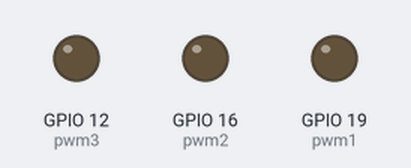
The program below on a simulated Raspberry Pi (BCM pin numbers). Shown: output pins drawn as LEDs (lit = HIGH).

Above: at 0.05 s.
Timing chart, 0 to 3.0 s (numbered marks = the images above):
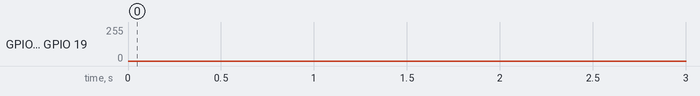

The program:

05_pwm_heart_beat.py
```python
#!/usr/bin/python3
import RPi.GPIO as gpio
import time
p1, p2, p3 = 19, 16, 12
gpio.setmode(gpio.BCM)
gpio.setup(p1, gpio.OUT)
gpio.setup(p2, gpio.OUT)
gpio.setup(p3, gpio.OUT)
# gpio.PWM(pin, frequency)
pwm1 = gpio.PWM(p1, 100)
pwm1.start(0)
pwm2 = gpio.PWM(p2, 100)
pwm2.start(0)
pwm3 = gpio.PWM(p3, 100)
pwm3.start(0)

def main():
        while True:
                for value in range(100):
                        pwm1.ChangeDutyCycle(value)
                        pwm2.ChangeDutyCycle(value)
                        pwm3.ChangeDutyCycle(value)
                        time.sleep(0.005)
                for value in range(100):
                        pwm1.ChangeDutyCycle(100 - value)
                        pwm2.ChangeDutyCycle(100 - value)
                        pwm3.ChangeDutyCycle(100 - value)
                        time.sleep(0.003)
try:
        main()
except KeyboardInterrupt:
        pass
except Exception as exception:
        print(exception)
finally:
        pwm1.stop()
        pwm2.stop()
        pwm3.stop()
        gpio.cleanup()
```
